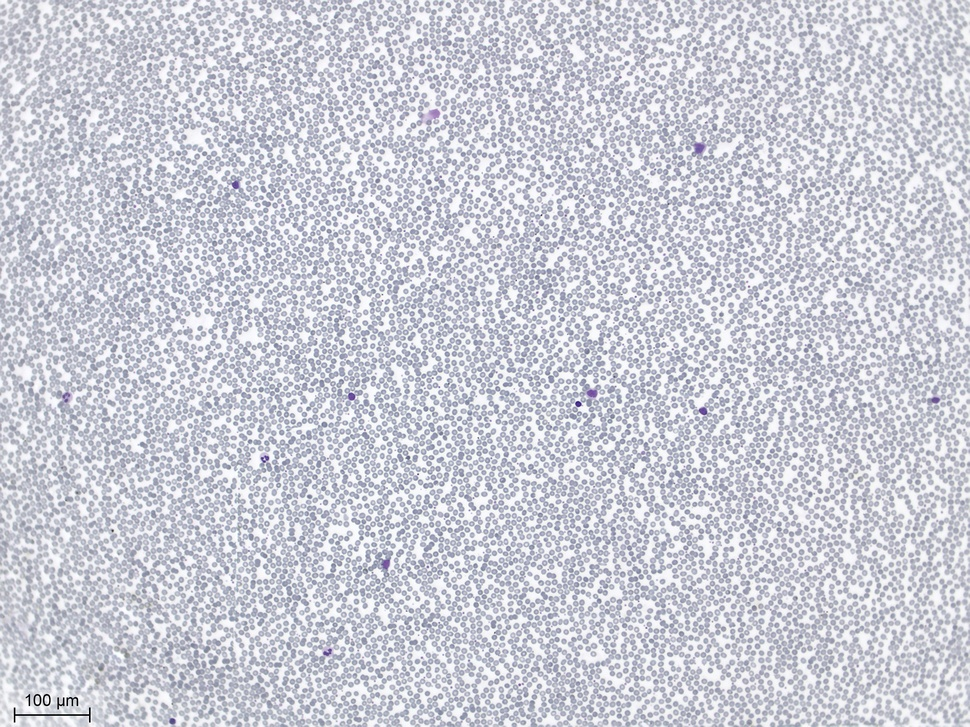
#> input picture hematies.jpg, 970 x 727 px, shrunk from 2592 x 1944 before the run
$ jupyter execute Hematies.ipynb   (shell and % lines are left out)   (older library calls are emulated)
#> lines starting #> are read from the running program, lines starting #| are printed output that depends on the picture; after the words box and inside, x2 and y2 are one past the last pixel; in counts of white or black regions, pixels touching at a corner belong together
[cell 1]
import cv2
import numpy as np
from scipy import ndimage
from skimage.feature import peak_local_max
from skimage.morphology import watershed
import matplotlib.pyplot as plt
from PIL import Image

[cell 2]
path = 'hematies.jpg'

#Read image
img = cv2.imread(path)
#> img is the input picture: shape (727, 970, 3); mean B, G, R 215.6, 205.3, 203.7

#convert to grayscale
gray = cv2.cvtColor(img, cv2.COLOR_BGR2GRAY)

# equalize the image
dark = cv2.equalizeHist(gray)
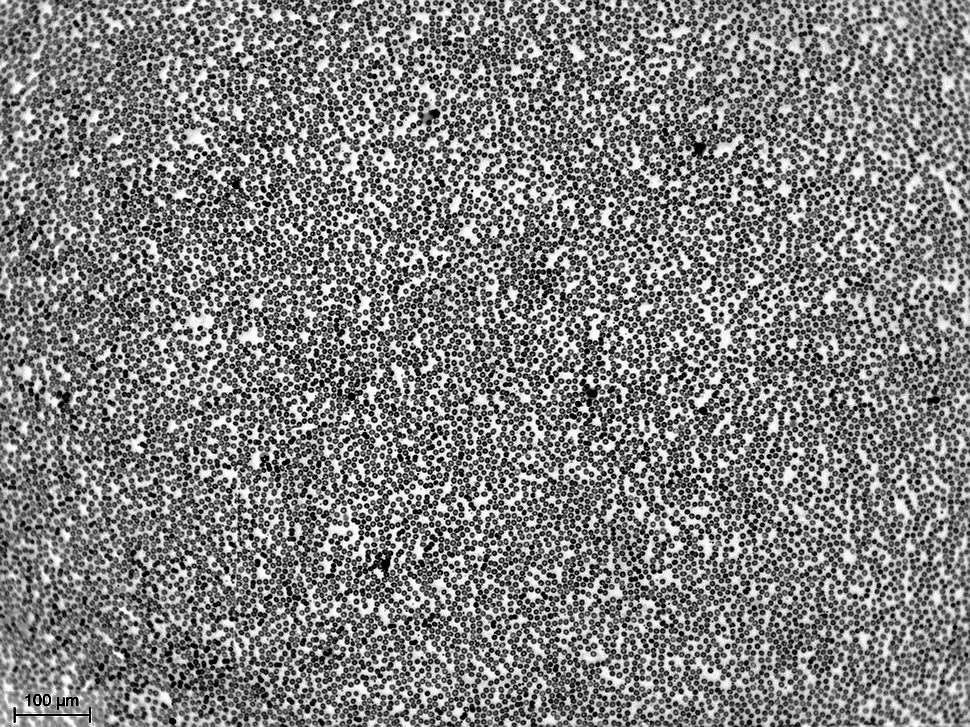
#> dark: shape (727, 970); min 0, max 255, mean 129

# show
fig, ax = plt.subplots(1, 2,figsize=(20,20))

ax[0].set_title('Grayscale')
ax[1].set_title('Image Equalizing')

ax[0].imshow(gray, cmap='gray')
ax[1].imshow(dark, cmap='gray')

plt.show()
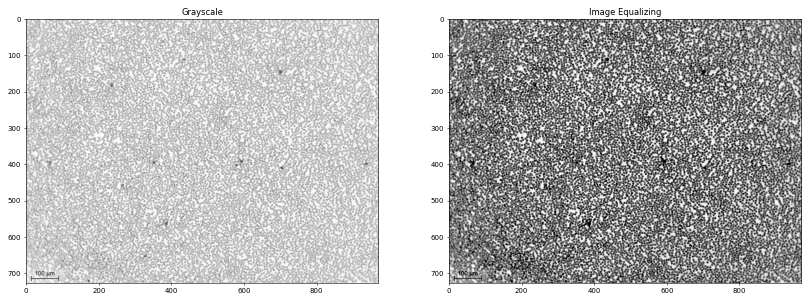
#> figure drawn by matplotlib, 2 panels

[cell 3]
# threshold
_, img_th = cv2.threshold(dark,0,255,cv2.THRESH_BINARY+cv2.THRESH_OTSU)
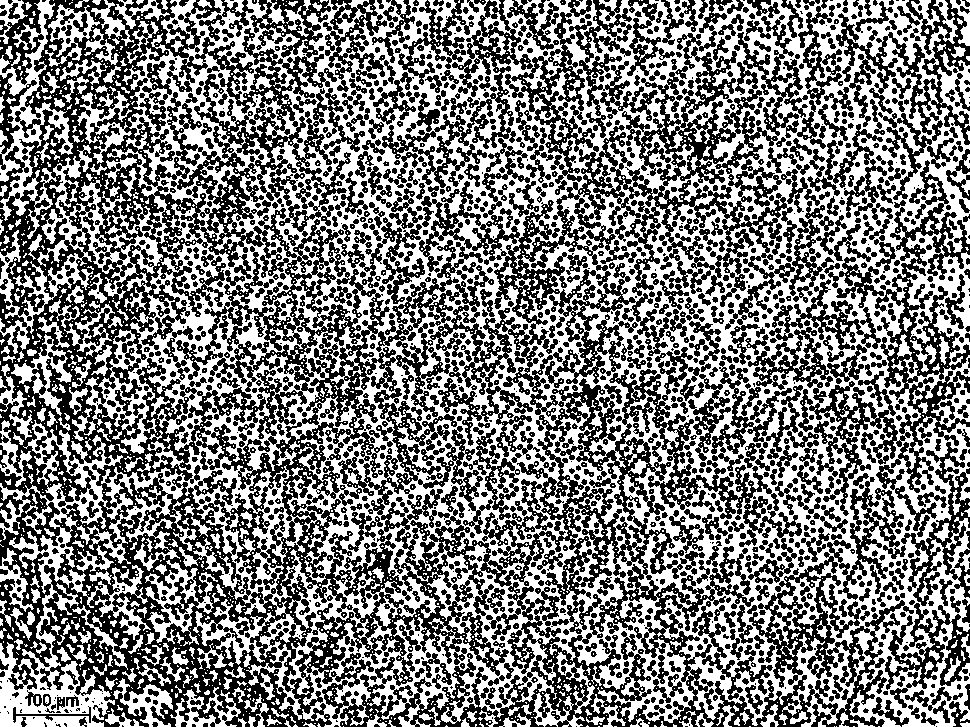
#> img_th: shape (727, 970); 49.2% white; 3859 white regions (3426 under 20 px), largest, box (x1, y1, x2, y2) and area: (0, 0, 970, 727) 279185, (0, 145, 163, 354) 6628, (0, 0, 73, 239) 4456

#show
plt.title('Image binarization - Otsu\'s method')
plt.imshow(img_th, cmap='gray')
plt.show()

[cell 4]
# invert
inv_img = cv2.bitwise_not(img_th)

#show
plt.title('Image color\'s inversion')
plt.imshow(inv_img, cmap='gray')
plt.show()

[cell 5]
# opening
kernel = np.ones((5,5),np.uint8)
open_img = cv2.morphologyEx(inv_img, cv2.MORPH_OPEN, kernel)
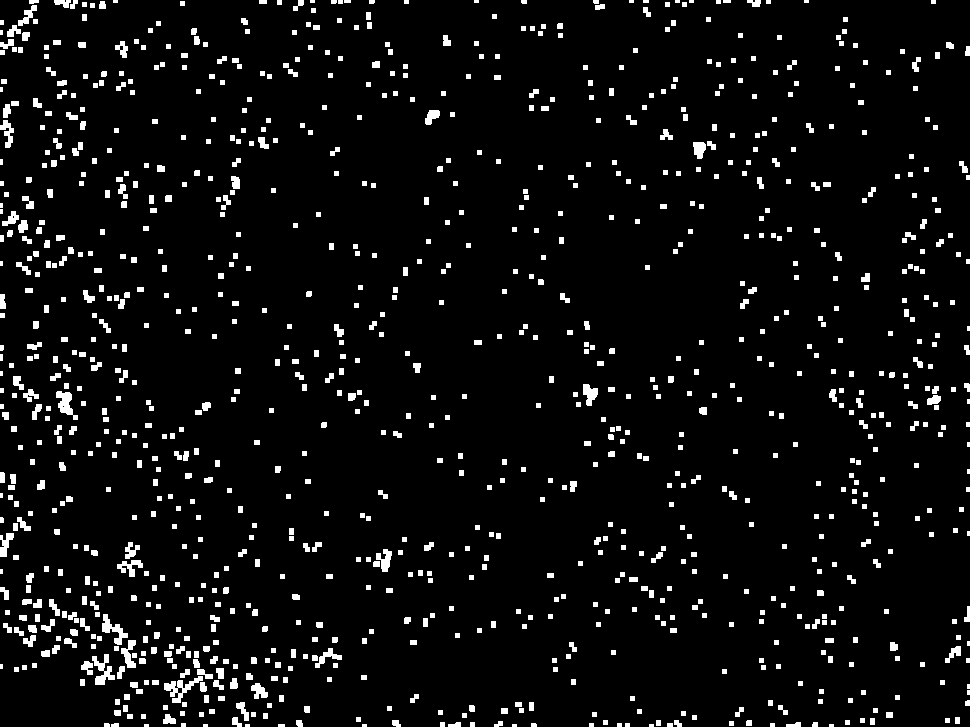
#> open_img: shape (727, 970); 5.4% white; 1079 white regions (33 under 20 px)

#show
plt.title('Opening image')
plt.imshow(open_img, cmap='gray')
plt.show()

[cell 6]
# find contours of the binary image
contours, _ = cv2.findContours(open_img, cv2.RETR_TREE, cv2.CHAIN_APPROX_SIMPLE)
#> contours = 1083 contours, 653 with area under 20; largest, box (x1, y1, x2, y2) and area: (164, 676, 203, 703) 310, (92, 654, 115, 685) 256, (56, 391, 78, 420) 254, (102, 614, 128, 645) 244, (583, 384, 598, 406) 176

#show

plt.title('opening image')
plt.imshow(open_img, cmap='gray')
plt.show()

[cell 7]
#compute the euclidean ditance from every binary pixel to the nearest zero pixel
dist = ndimage.distance_transform_edt(open_img)

#find peaks
peaks = peak_local_max(dist, indices=False, min_distance=7, labels=open_img)
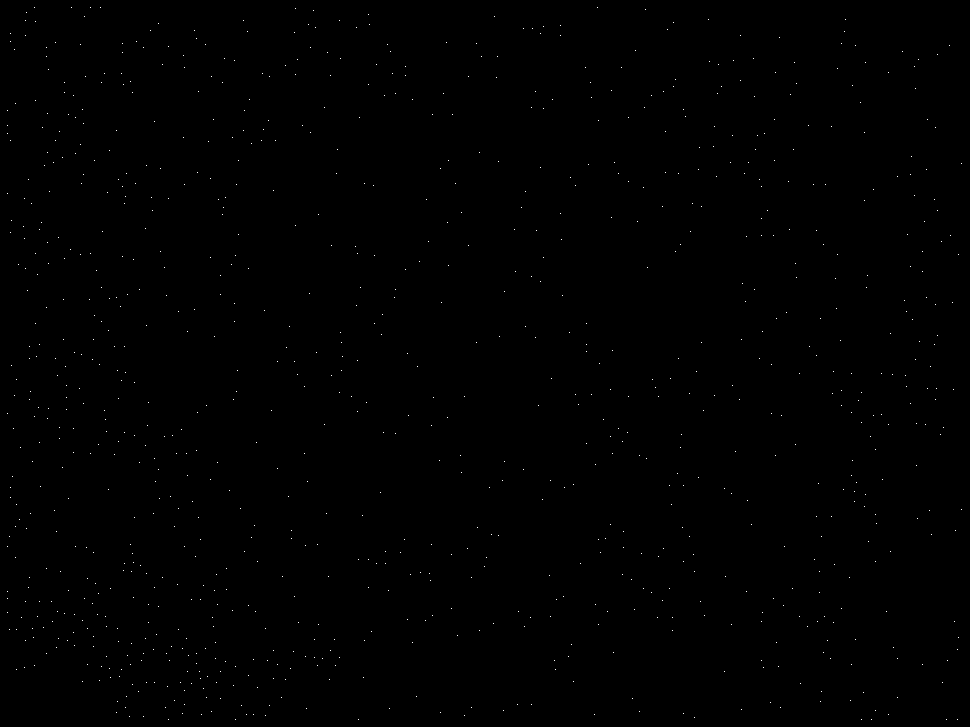
#> peaks: shape (727, 970) bool; 0.14% white in thin lines or dots
markers = ndimage.label(peaks, structure=np.ones((3, 3)))[0]
#> markers: shape (727, 970) int32; 998 distinct labels, from 0 to 997
labels = watershed(-dist, markers, mask=open_img)
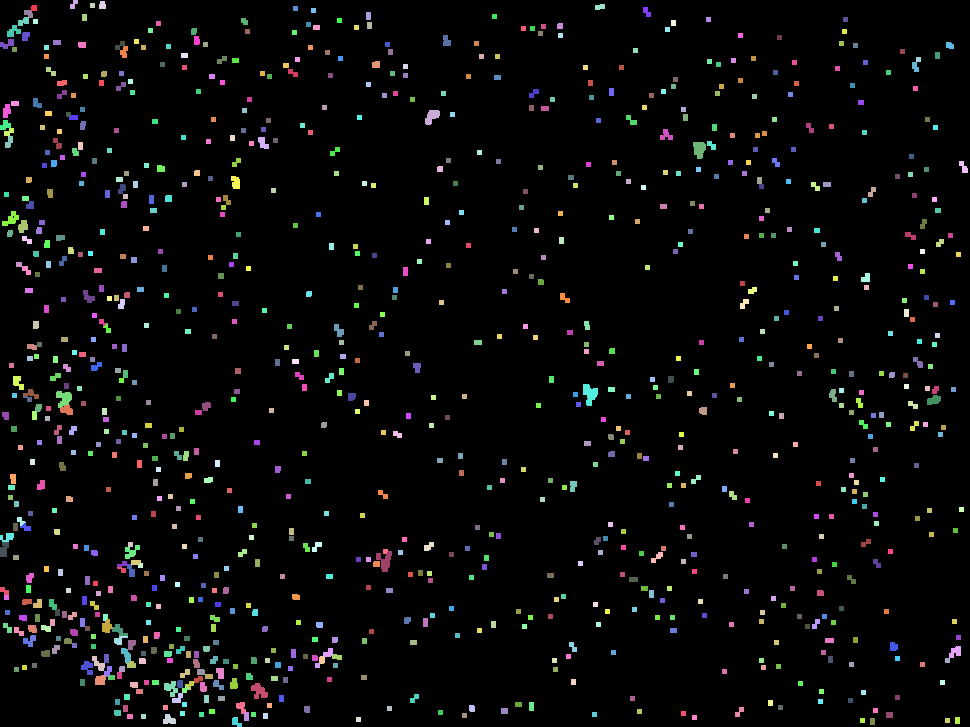
#> labels: shape (727, 970) int32; 998 distinct labels, from 0 to 997; one colour per label, 0 black
print("{} red blood cells found".format(len(np.unique(labels)) - 1))
#| 997 red blood cells found

[cell 8]
for label in np.unique(labels):
# if the label is zero, we are examining the 'background'
# so simply ignore it
    if label == 0:
        continue

    # otherwise, allocate memory for the label region and draw it on the mask
    mask = np.zeros(gray.shape, dtype="uint8")
    mask[labels == label] = 255

    # detect contours in the mask and grab the largest one
    cnts = cv2.findContours(mask.copy(), cv2.RETR_EXTERNAL,
        cv2.CHAIN_APPROX_SIMPLE)[-2]
    c = max(cnts, key=cv2.contourArea)

    # draw circles which completely covers objects with minimum area
    (x,y),radius = cv2.minEnclosingCircle(c)
    center = (int(x),int(y))
    radius = int(radius)
    cv2.circle(img,center,radius,(0,255,0),2)
#> this loop made 998 passes
#> (c, x, y, radius) on passes 4, 7, 9: ([[90, 3], [90, 7], [94, 7], [94, 3]], 92, 5, 2), ([[293, 6], [293, 10], [297, 10], [297, 6]], 295, 8, 2), ([[311, 8], [311, 12], [315, 12], [315, 8]], 313, 10, 2)
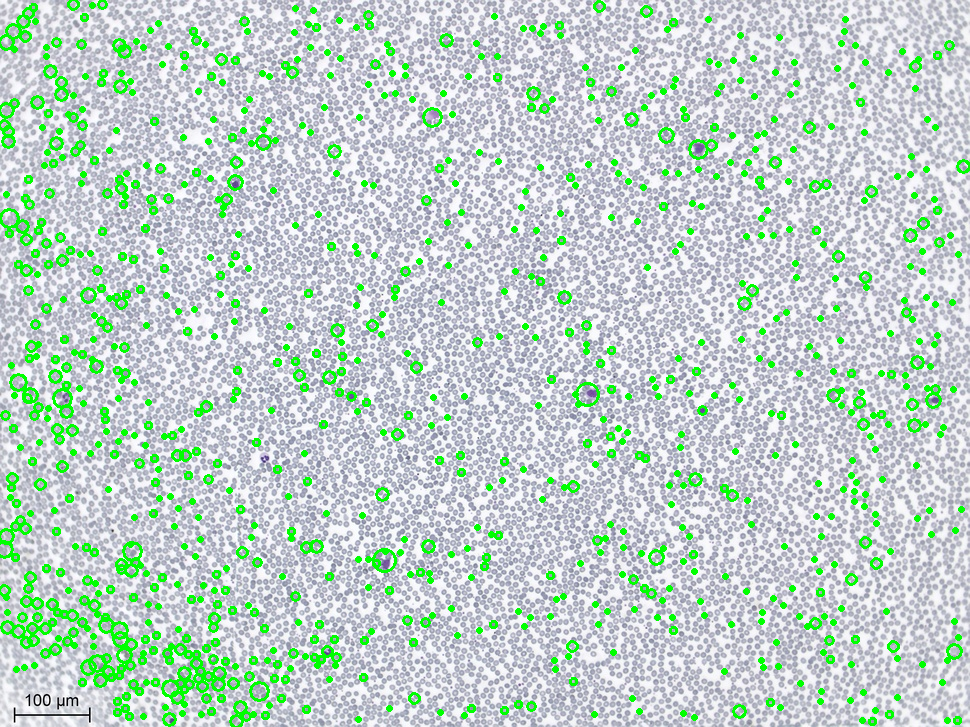
#> img: shape (727, 970, 3); mean B, G, R 200.3, 210.1, 189.5
#> mask: shape (727, 970); 0% white; 1 white region, box (x1, y1, x2, y2) and area: (955, 717, 960, 724) 35
